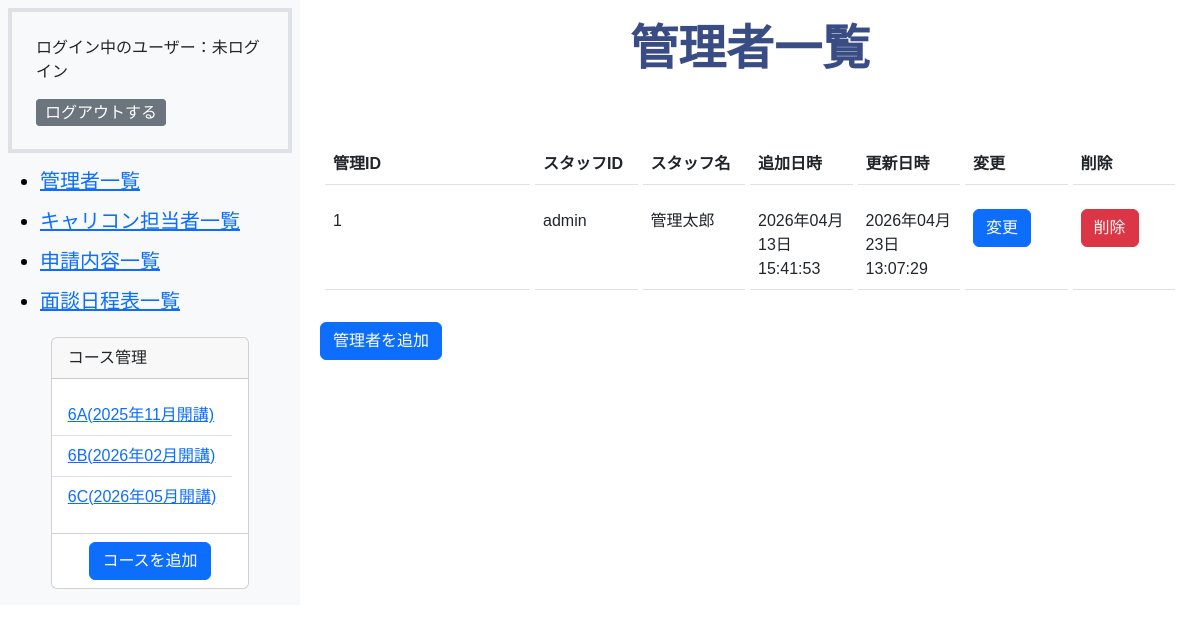
The app's page /admin/staff.php with its own data.
### tables this page shows
CREATE TABLE `m_courses` (
  `id` int(11) NOT NULL,
  `name` varchar(255) NOT NULL,
  `start_date` date NOT NULL,
  `end_date` date NOT NULL,
  `course_type` int(11) NOT NULL,
  `classroom_id` int(11) NOT NULL,
  `is_deleted` tinyint(1) NOT NULL DEFAULT 0,
  `created_at` datetime NOT NULL DEFAULT current_timestamp(),
  `updated_at` datetime NOT NULL DEFAULT current_timestamp() ON UPDATE current_timestamp()
);

CREATE TABLE `m_classrooms` (
  `id` int(11) NOT NULL,
  `name` varchar(255) NOT NULL,
  `created_at` datetime NOT NULL DEFAULT current_timestamp(),
  `updated_at` datetime NOT NULL DEFAULT current_timestamp() ON UPDATE current_timestamp()
);

CREATE TABLE `m_admin_staffs` (
  `id` int(11) NOT NULL,
  `staff_id` varchar(255) NOT NULL,
  `last_name` varchar(255) NOT NULL,
  `first_name` varchar(255) NOT NULL,
  `password` varchar(255) NOT NULL,
  `is_deleted` tinyint(1) NOT NULL DEFAULT 0,
  `created_at` datetime NOT NULL DEFAULT current_timestamp(),
  `updated_at` datetime NOT NULL DEFAULT current_timestamp() ON UPDATE current_timestamp()
);

### includes/functions.php (called while the page is built, shortened)
<?php
function h($string)
{
    return htmlspecialchars($string, ENT_QUOTES, 'UTF-8');
}
function format_date($datetime, $type)
{
    $format_types = [
        1 => 'Y年m月d日 H:i:s',
        2 => 'Y年m月',
        3 => 'm月d日',
        4 => 'Y年m月d日',
        5 => 'Y',
        6 => 'm',
    ];
    return date($format_types[$type], strtotime($datetime));
}

### admin/staff.php (the view, shortened to what this page needs)
<?php
require_once __DIR__ . '/../includes/functions.php';
try {
    $db = db_connect();
    $sql = "SELECT * FROM m_admin_staffs WHERE is_deleted=0";
    $stmt = $db->prepare($sql);
    $stmt->execute();
    $admin_staffs = $stmt->fetchAll(PDO::FETCH_ASSOC);
} catch (PDOException $e) {
    exit($e->getMessage());
}
?>
<!DOCTYPE html>
<html lang="ja">
<head>
    <link href="https://cdn.jsdelivr.net/npm/bootstrap@5.3.0/dist/css/bootstrap.min.css" rel="stylesheet">
    <link rel="stylesheet" href="../css/style.css">
</head>
<body class="admin-wrapper">
    <?php
    require dirname(__FILE__) . '/sidebar.php';
    ?>
    <section class="admin-main-wrapper">
        <h1 class="display-5 fw-bold text-center">管理者一覧</h1>
        <table class="table table-hover">
            <thead>
                <tr>
                    <th scope="col">管理ID</th>
                    <th scope="col">スタッフID</th>
                    <th scope="col">スタッフ名</th>
                    <th scope="col">追加日時</th>
                    <th scope="col">更新日時</th>
                    <th scope="col">変更</th>
                    <th scope="col">削除</th>
                </tr>
            </thead>
            <tbody>
                <?php foreach ($admin_staffs as $data): ?>
                    <tr>
                        <td><?php echo h($data["id"]); ?></td>
                        <td><?php echo h($data["staff_id"]); ?></td>
                        <td><?php echo h($data["last_name"] . $data["first_name"]); ?></td>
                        <td><?php echo h(format_date($data["created_at"], 1)); ?></td>
                        <td><?php echo h(format_date($data["updated_at"], 1)); ?></td>
                        <td><a href="staff_edit.php?id=<?php echo h($data["id"]); ?>" class="btn btn-primary d-inline-block">変更</a></td>
                        <td><a href="staff_del_do.php?id=<?php echo h($data["id"]); ?>" onclick="return confirm('削除してよろしいですか？');" class="btn btn-danger d-inline-block">削除</a></td>
                    </tr>
                <?php endforeach; ?>
            </tbody>
        </table>
        <a href="staff_add.php" class="btn btn-primary d-inline-block">管理者を追加</a>
    </section>
</body>
</html>

### admin/sidebar.php (shortened to what this page needs)
<?php
$sql = "SELECT m_courses.id as course_id,m_courses.name as courses_name, m_courses.is_deleted as m_courses_is_deleted,start_date,m_classrooms.name as classroom_name FROM m_courses INNER JOIN m_classrooms ON m_courses.classroom_id = m_classrooms.id  ORDER BY start_date ASC";
$stmt = $db->prepare($sql);
$stmt->execute();
$course_list = $stmt->fetchAll(PDO::FETCH_ASSOC);
?>
<aside class="admin-sidebar-wrapper bg-light p-2">
    <div class="p-4 border border-4">
        <p class="fs-6">ログイン中のユーザー：<?php echo isset($_SESSION['login_admin_id']) ? $_SESSION['staff_name'] : "未ログイン"; ?></p>
        <a href="./logout.php" class="btn btn-secondary btn-sm fs-6 d-inline">ログアウトする</a>
    </div>
    <nav class="navbar navbar-light bg-light">
        <ul>
            <li class="navbar-brand"><a href="staff.php">管理者一覧</a></li>
            <li class="navbar-brand"><a href="carcon_staff.php">キャリコン担当者一覧</a></li>
            <li class="navbar-brand"><a href="index.php">申請内容一覧</a></li>
            <li class="navbar-brand"><a href="schedule.php">面談日程表一覧</a></li>
        </ul>
        <div id="course" class="card pb-2  m-auto">
            <p class="card-header">コース管理</p>
            <ul class="card-body list-group list-group-flush mb-2">
                <?php
                foreach ($course_list as $course):
                ?>
                    <?php if ($course['m_courses_is_deleted'] == 0): ?>
                        <li class="list-group-item"><a href="student.php?course_id=<?php echo h($course['course_id']) ?>"><?php echo h($course['classroom_name']) ?>(<?php echo h(format_date($course['start_date'], 2)) ?>開講)</a></li>
                    <?php endif; ?>
                <?php endforeach; ?>
            </ul>
            <a href="course_add.php" class="btn btn-primary m-auto">コースを追加</a>
        </div>
    </nav>
</aside>

### css/style.css (style rules this page uses)
.admin-wrapper { display: flex; }
.admin-sidebar-wrapper { width: max(300px, 20%); }
.admin-main-wrapper { width: 80%; padding-inline: 20px; padding-block-start: 20px; margin-inline-start: max(300px, 20%); ; }
aside { position: fixed; }
body { font-family: 'LINE Seed JP', sans-serif; }
table { border-collapse: separate; border-spacing: 5px 16px; table-layout: fixed; width: 100%; }
table td, table th { padding: 1.0rem 0.6rem; }
th:first-child, td:first-child { width: 25%; }
h1 { text-align: center; color: #394C84; margin-bottom: 50px; }
.btn { display: flex; justify-content: space-between; align-items: end; white-space: nowrap; }
.navbar { background-color: #F6F8FB; }

### records on screen
m_courses: classroom.name "6A", start_date "2025年11月"
m_courses: classroom.name "6B", start_date "2026年02月"
m_courses: classroom.name "6C", start_date "2026年05月"
m_admin_staffs: id "1", staff "admin", last_name+first_name "管理太郎", created_at "2026年04月13日 15:41:53", updated_at "2026年04月23日 13:07:29"
